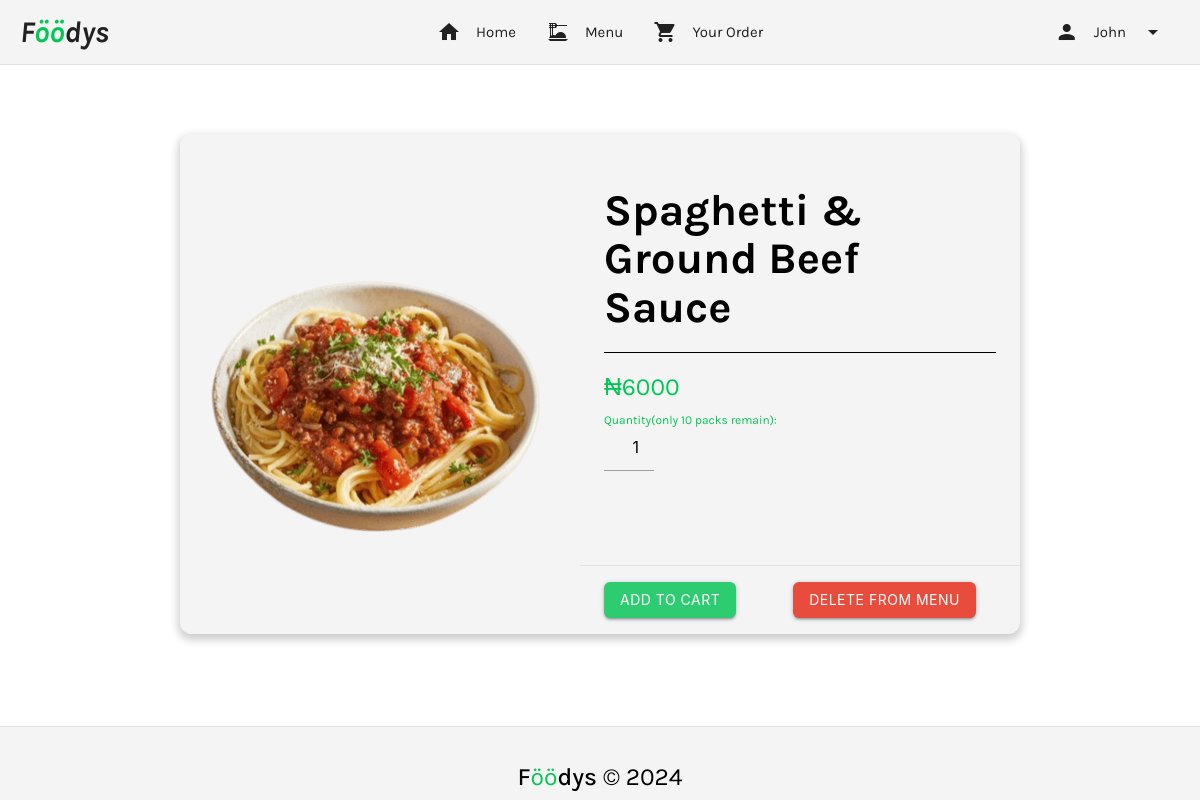
Page /order.php?id=69 (signed in) on the committed database.
### tables this page shows
CREATE TABLE `foodys_tb` (
  `food_id` int(10) NOT NULL,
  `food_type` varchar(255) NOT NULL,
  `food_name` varchar(255) NOT NULL,
  `food_description` varchar(255) NOT NULL,
  `food_price` int(10) NOT NULL,
  `image_name` varchar(255) NOT NULL
);

### order.php (the view, shortened to what this page needs)
<?php
include ('./templates/nav.php');
include ('./templates/connect.php');
$carts = '';
$order = '';
if (isset($_GET['id'])) {
    $id = $_GET['id'];
    $select_query = "SELECT * FROM `foodysCart_tb` WHERE `order_id` = $id";
    $send_query = mysqli_query($db_connect, $select_query);
    $carts = mysqli_fetch_all($send_query, MYSQLI_ASSOC);
    $select_query = "SELECT * FROM `foodys_tb` WHERE `food_id` = $id";
    $send_query = mysqli_query($db_connect, $select_query);
    $order = mysqli_fetch_assoc($send_query);
}
?>
<body>
    <main>
        <div class="container order_container">
            <?php if($order){ ?>
            <div class="col s12 m7">
                <form action="order.php?id=<?php echo $id; ?>" method="post">
                    <div class="card horizontal large order_card theme">
                        <div class="card_image theme">
                            <img src="./uploads/<?php echo $order['image_name']; ?>">
                        </div>
                        <div class="card-stacked">
                            <div class="card-content">
                                <h3 class="black-text bold_text"><?php echo $order['food_name']; ?></h3>
                                <div class="divider black order_div"></div>
                                <h5 class="green-text text-accent-4">₦<?php echo $order['food_price']; ?></h5>
                                <div class="row">
                                    <div class="col l10 input-field">
                                        <label class="black-text" for="quantity">Quantity(only 10 packs remain): </label>
                                        <input type="number" class="order_quantity" name="quantity" id="quantity" value="1"><br>
                                    </div>
                                </div>
                            </div>
                            <div class="card-action">
                                <?php if(!$carts){ ?>
                                <button type="submit" id="addCart" name="add_to_cart" class="btn white-text order_btn">Add to Cart</button>
                                <?php }else{
                                    echo '<span style="font-size: 20px;">Item is already in cart.</span>';
                                } ?>
                                <input type="submit" name="delete_menu" value="Delete from Menu" class="btn right white-text function_btn">
                            </div>
                        </div>
                    </div>
                </form>
            </div>
            <?php }else{ echo '<p style="font-size: 62px; text-align: center;">You have not selected an order yet.</p>'; } ?>
        </div>
    </main>
<?php
include ('./templates/footer.php');
?>
</body>

### templates/footer.php (style rules this page uses)
* { font-family: 'Karla', sans-serif; font-optical-sizing: auto; font-weight: 400; }
.theme { background-color: #f4f4f4; }
.bold_text { font-weight: bold; }
body { display: flex; min-height: 100vh; flex-direction: column; }
main { flex: 1 0 auto; }
.order_container { margin-top: 70px; }
.order_div { margin: 20px 0; }
.order_btn { background-color: #2ecc71; border-radius: 6px; transition: background-color 0.3s ease; }
.function_btn { margin: 0 20px; border-radius: 6px; background-color: #e74c3c; transition: background-color 0.3s ease; }
label { color: black !important; font-size: 15px !important; }
.input-field .prefix.active, label.active { color: #00C853 !important; }
.order_quantity { width: 50px !important; text-align: right; }
.order_card { border-radius: 12px; box-shadow: 0 4px 8px 2px rgba(0, 0, 0, 0.2); overflow: hidden; }
.card_image { padding: 20px !important; text-align: center; width: 400px; height: auto; position: relative; }
.card_image img { width: 100%; position: absolute; top: 50%; left: 50%; transform: translate(-50%, -50%); }

### rows in the picture
foodys_tb: image_name (picture), food_name "Spaghetti & Ground Beef Sauce", food_price "6000"

### other values in the picture
$username "John"
